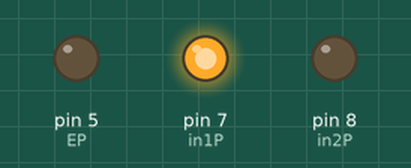
Bench run of a sketch on a simulated Arduino Uno, built with avr-gcc and run on an emulated ATmega328P. Shown: output pins drawn as LEDs (lit = HIGH).

Above: at 0.2 s.
At 5.2 s:
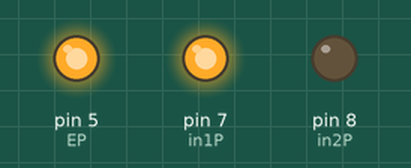
Timing chart, 0 to 11.5 s (numbered marks = the images above):
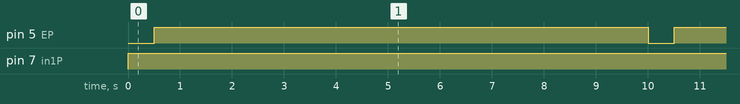

The sketch:

sketch_oct20a.ino
```cpp
#define EP 5
#define in1P 7
#define in2P 8

void setup() {
  pinMode(EP, OUTPUT);
  pinMode(in1P, OUTPUT);
  pinMode(in2P, OUTPUT);

  digitalWrite(in1P, LOW);
  digitalWrite(in2P, LOW);
}

int speed = 0;

void loop() {
  digitalWrite(in1P, HIGH);
  digitalWrite(in2P, LOW);

  for (int i = 0; i < 200; i += 10) {
    speed = map(i, 0, 1023, 0, 255);
    digitalWrite(EP, speed);
    delay(500);
  }

  digitalWrite(EP, 0);
}
```

Measured:
- by itself, pin 5 (EP): alternates HIGH for 9.5 s and LOW for 0.50 s
- by itself, pin 7 (in1P): LOW → HIGH at 0.00 s
